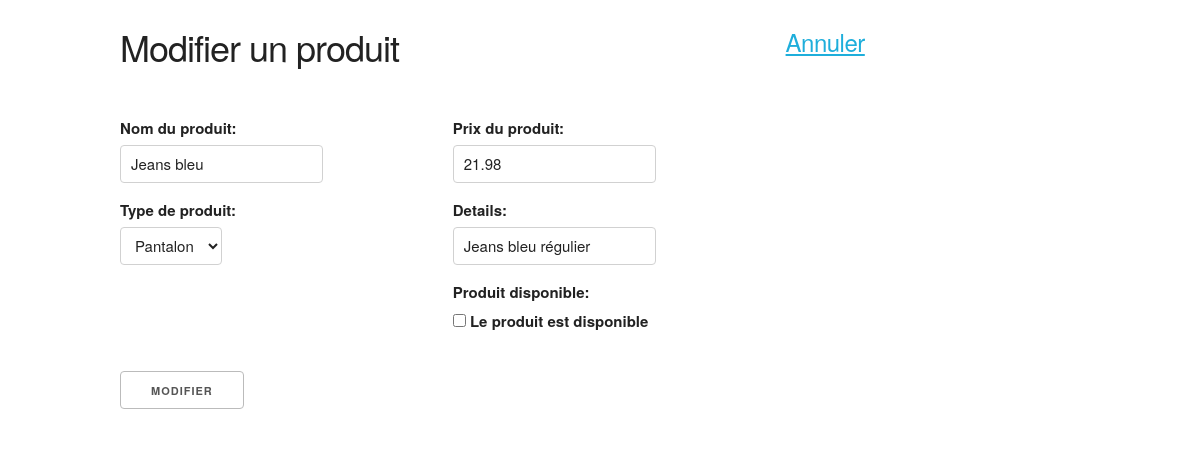
Screenshot of /produit_modifier.php?id=2 with the database file from the repository.
### tables this page shows
CREATE TABLE IF NOT EXISTS `Produit` (
  `produit_id` int(11) NOT NULL,
  `produit_type_code` int(11) NOT NULL,
  `produit_nom` varchar(255) NOT NULL,
  `produit_prix` decimal(10,2) NOT NULL,
  `produit_autre_details` varchar(255) NOT NULL,
  `produit_disponible` tinyint(1) NOT NULL
);

### produit_modifier.php (the view, shortened to what this page needs)
<!DOCTYPE html>
<html>
    <head>
        <link rel="stylesheet" href="css/normalize.css">
        <link rel="stylesheet" href="css/skeleton.css">
    </head>
    <?php
        try
        {
            $bdd = new PDO('mysql:host=localhost;dbname=Clients et Produits;charset=utf8', 'root', 'mysql');
        }
        catch(Exception $e)
        {
            die('Erreur : '.$e->getMessage());
        }
        $reponse = $bdd->query('SELECT * FROM Produit WHERE produit_id = ' . $_GET['id']);
        $donnees = $reponse->fetch();
    ?>
    <body>
            <div class="container">
            <br />
            <div class="row">
                <div class="two-thirds column">
                    <h3> Modifier un produit </h3>
                </div>
                <div class="one-third column">
                    <h5><a href="index.php"> Annuler </a></h5>
                </div>
            </div>
            <form action="produit_mise_a_jour.php" method="post">
            <p>
            <div class="row">
                <div class="four columns">
                    <label for="produit_nom">Nom du produit:</label> <input type="text" name="produit_nom" id="produit_nom" value="<?php echo htmlspecialchars($donnees['produit_nom']); ?>"/>
                    <label for="produit_type_code">Type de produit:</label>
                    <select name = "produit_type_code">
                        <option <?php if ($donnees['produit_type_code'] == "4" ) echo 'selected="selected"' ; ?> value = 4>Pantalon</option>
                    </select>
                </div>
                <div class="four columns">
                    <label for="produit_prix">Prix du produit:</label>  <input type="text" name="produit_prix" id="produit_prix"  value="<?php echo htmlspecialchars($donnees['produit_prix']); ?>"/>
                    <label for="produit_autre_details">Details:</label>  <input type="text" name="produit_autre_details" id="produit_autre_details"  value="<?php echo htmlspecialchars($donnees['produit_autre_details']); ?>"/>
                    <label for="produit_disponible">Produit disponible:</label>  <label><input type="checkbox" name="produit_disponible" id="produit_disponible" <?php echo $donnees['produit_disponible'] == '1' ? 'checked="checked"' : '' ; ?> /> Le produit est disponible</label>
                </div>
            </div>
            <div class="row">
                <div class="eight columns">
                    <input type="hidden" name="produit_id" value="<?php echo $donnees['produit_id']; ?>" /><br />
                    <input type="submit" value="Modifier" />
                </div>
            </div>
            </p>
            </div>
    </body>
</html>

### css/skeleton.css (style rules this page uses)
.container { position: relative; width: 100%; max-width: 960px; margin: 0 auto; padding: 0 20px; box-sizing: border-box; }
.column, .columns { width: 100%; float: left; box-sizing: border-box; }
@media (min-width: 400px) { .container { width: 85%; padding: 0; } }
@media (min-width: 550px) { .container { width: 80%; } }
@media (min-width: 550px) { .column, .columns { margin-left: 4%; } }
@media (min-width: 550px) { .column:first-child, .columns:first-child { margin-left: 0; } }
@media (min-width: 550px) { .four.columns { width: 30.6666666667%; } }
@media (min-width: 550px) { .eight.columns { width: 65.3333333333%; } }
@media (min-width: 550px) { .one-third.column { width: 30.6666666667%; } }
@media (min-width: 550px) { .two-thirds.column { width: 65.3333333333%; } }
html { font-size: 62.5%; }
body { font-size: 1.5em; line-height: 1.6; font-weight: 400; font-family: "Raleway", "HelveticaNeue", "Helvetica Neue", Helvetica, Arial, sans-serif; color: #222; }
h1, h2, h3, h4, h5, h6 { margin-top: 0; margin-bottom: 2rem; font-weight: 300; }
h3 { font-size: 3.0rem; line-height: 1.3; letter-spacing: -.1rem; }
h5 { font-size: 1.8rem; line-height: 1.5; letter-spacing: -.05rem; }
@media (min-width: 550px) { h3 { font-size: 3.6rem; } }
@media (min-width: 550px) { h5 { font-size: 2.4rem; } }
p { margin-top: 0; }
a { color: #1EAEDB; }
.button, button, input[type="submit"], input[type="reset"], input[type="button"] { display: inline-block; height: 38px; padding: 0 30px; color: #555; text-align: center; font-size: 11px; font-weight: 600; line-height: 38px; letter-spacing: .1rem; text-transform: uppercase; text-decoration: none; white-space: nowrap; background-color: transparent; border-radius: 4px; border: 1px solid #bbb; cursor: pointer; box-sizing: border-box; }
input[type="email"], input[type="number"], input[type="search"], input[type="text"], input[type="tel"], input[type="url"], input[type="password"], textarea, select { height: 38px; padding: 6px 10px; background-color: #fff; border: 1px solid #D1D1D1; border-radius: 4px; box-shadow: none; box-sizing: border-box; }
input[type="email"], input[type="number"], input[type="search"], input[type="text"], input[type="tel"], input[type="url"], input[type="password"], textarea { -webkit-appearance: none; -moz-appearance: none; appearance: none; }
label, legend { display: block; margin-bottom: .5rem; font-weight: 600; }
input[type="checkbox"], input[type="radio"] { display: inline; }
input, textarea, select, fieldset { margin-bottom: 1.5rem; }
pre, blockquote, dl, figure, table, p, ul, ol, form { margin-bottom: 2.5rem; }
.container:after, .row:after, .u-cf { content: ""; display: table; clear: both; }

### rows the page displays
produit: produit_nom "Jeans bleu", produit_type_code "Pantalon", produit_prix "21.98", produit_autre_details "Jeans bleu régulier"
